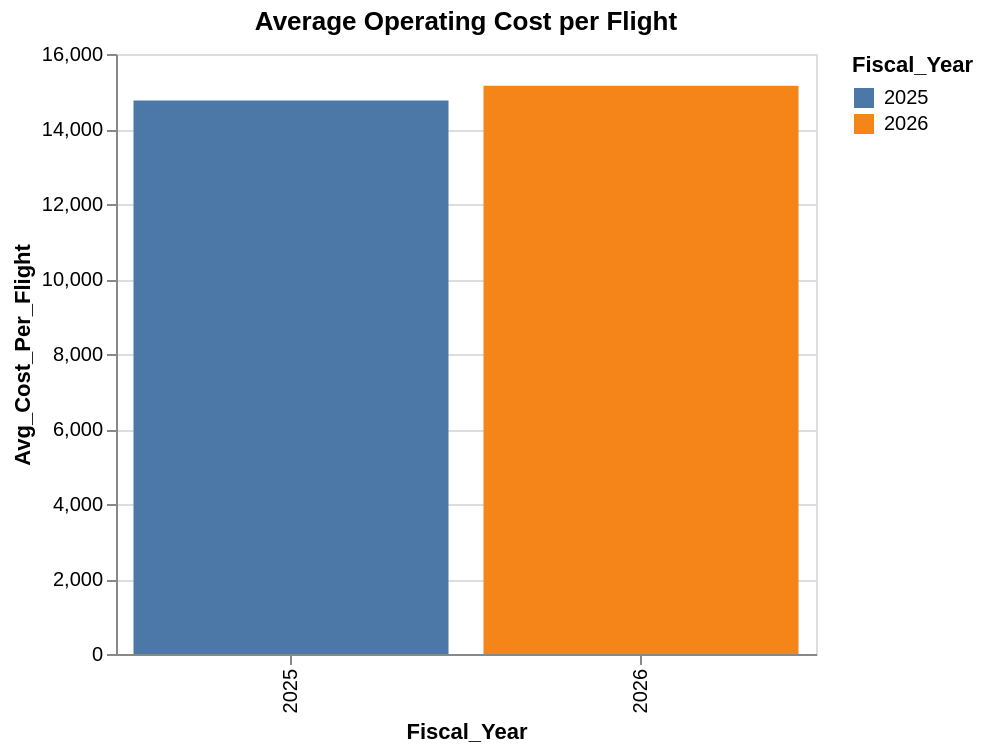

Notebook cell for this chart:
### Code cell
alt.Chart(flight_summary).mark_bar().encode(
    x="Fiscal_Year:O",
    y="Avg_Cost_Per_Flight:Q",
    color="Fiscal_Year:N",
    tooltip=["Fiscal_Year", "Num_Flights", "Avg_Cost_Per_Flight"]
).properties(
    title="Average Operating Cost per Flight",
    width=350
)

### Figure 1 — Vega-Lite specification as saved in the notebook (floating-point values rounded to 4 significant figures)
{"config": {"view": {"continuousWidth": 300, "continuousHeight": 300}}, "data": {"name": "data-3254eac76e8851cdd5a0c3c667bd78b3"}, "mark": {"type": "bar"}, "encoding": {"color": {"field": "Fiscal_Year", "type": "nominal"}, "tooltip": [{"field": "Fiscal_Year", "type": "quantitative"}, {"field": "Num_Flights", "type": "quantitative"}, {"field": "Avg_Cost_Per_Flight", "type": "quantitative"}], "x": {"field": "Fiscal_Year", "type": "ordinal"}, "y": {"field": "Avg_Cost_Per_Flight", "type": "quantitative"}}, "title": "Average Operating Cost per Flight", "width": 350, "$schema": "https://vega.github.io/schema/vega-lite/v5.20.1.json", "datasets": {"data-3254eac76e8851cdd5a0c3c667bd78b3": [{"Fiscal_Year": 2025, "Num_Flights": 13072, "Total_Cost": 193000000.0, "Avg_Cost_Per_Flight": 14760.0}, {"Fiscal_Year": 2026, "Num_Flights": 15729, "Total_Cost": 238400000.0, "Avg_Cost_Per_Flight": 15160.0}]}}
